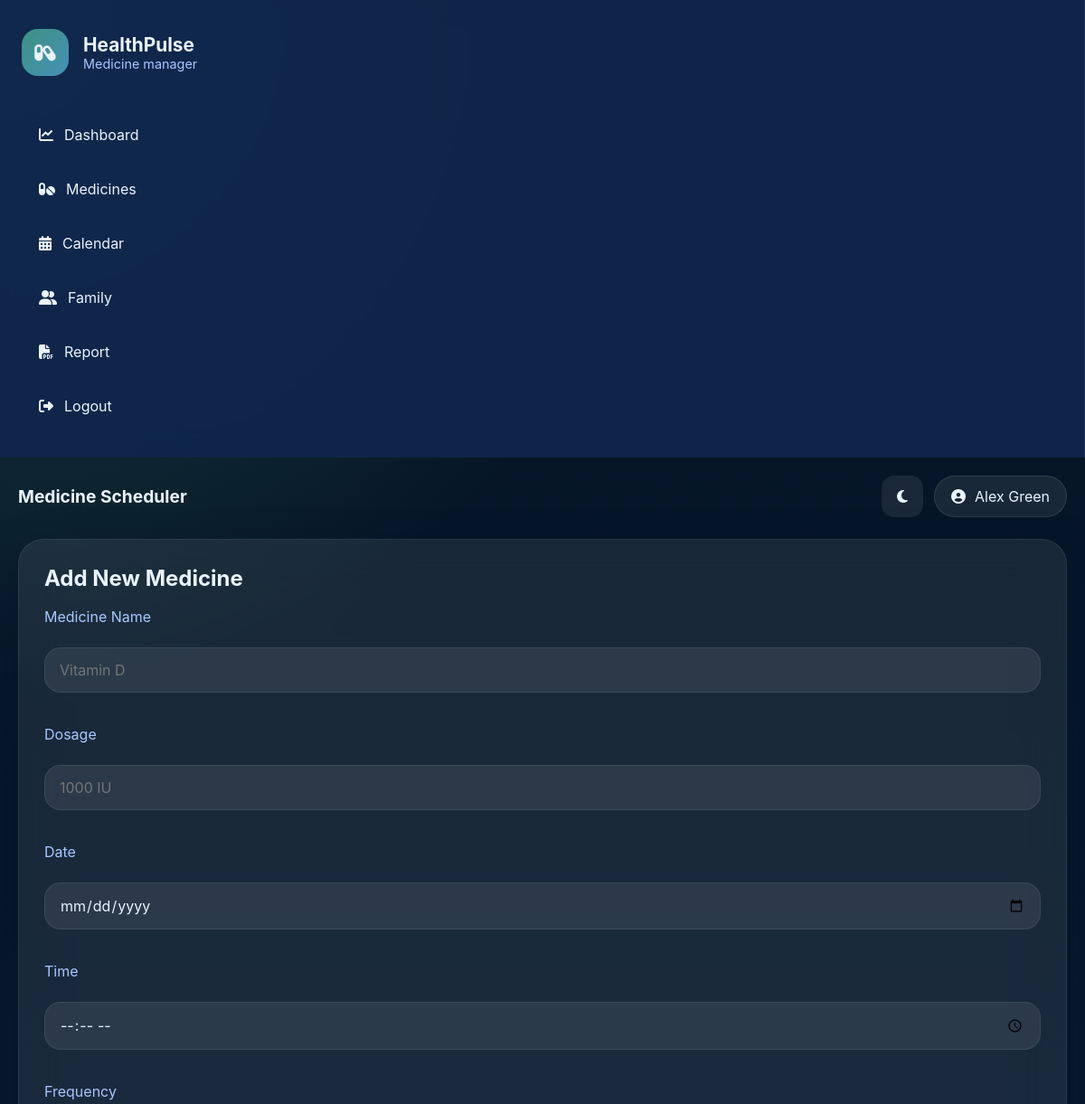
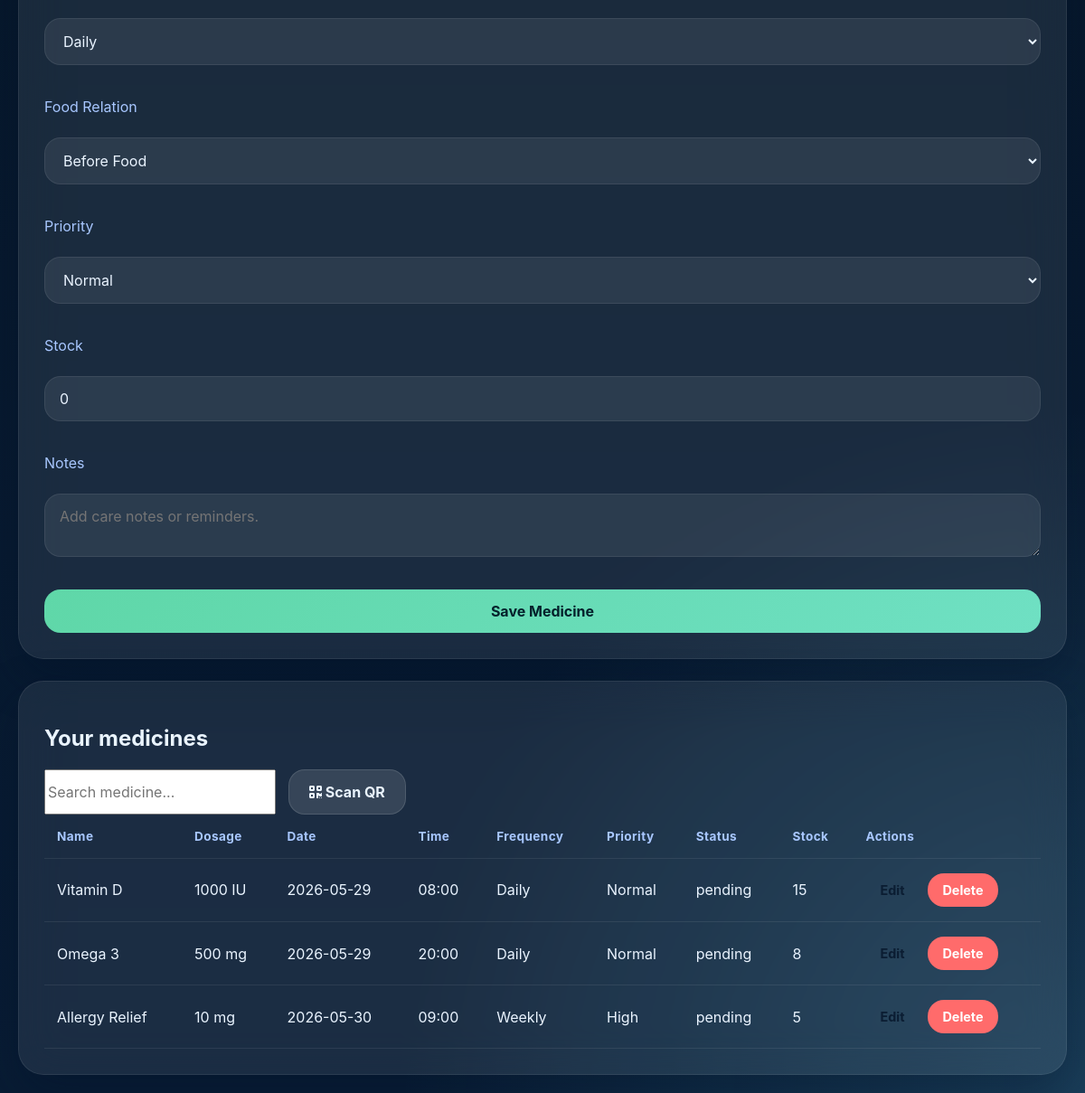
The app's page /medicines (signed in) with its own data (2 pictures, top to bottom).
### tables this page shows
CREATE TABLE users (
        id INTEGER PRIMARY KEY AUTOINCREMENT,
        name TEXT NOT NULL,
        email TEXT NOT NULL UNIQUE,
        password TEXT NOT NULL,
        created_at TEXT NOT NULL
    );

CREATE TABLE medicines (
        id INTEGER PRIMARY KEY AUTOINCREMENT,
        user_id INTEGER NOT NULL,
        name TEXT NOT NULL,
        dosage TEXT,
        date TEXT,
        time TEXT,
        frequency TEXT,
        food_relation TEXT,
        priority TEXT,
        notes TEXT,
        stock INTEGER DEFAULT 0,
        status TEXT DEFAULT 'pending',
        created_at TEXT NOT NULL,
        FOREIGN KEY(user_id) REFERENCES users(id)
    );

### app.py (the view)
    def wrapper(*args, **kwargs):
        if "user_id" not in session:
            return redirect(url_for("login"))
        return route(*args, **kwargs)

### app.py (called while the page is built, shortened)
def get_db_connection():
    conn = sqlite3.connect(DB_PATH)
    conn.row_factory = sqlite3.Row
    return conn

def current_user():
    if "user_id" not in session:
        return None
    conn = get_db_connection()
    user = conn.execute("SELECT * FROM users WHERE id = ?", (session["user_id"],)).fetchone()
    conn.close()
    return user

def login_required(route):
    def wrapper(*args, **kwargs):
        if "user_id" not in session:
            return redirect(url_for("login"))
        return route(*args, **kwargs)
    wrapper.__name__ = route.__name__
    return wrapper

@app.route("/medicines", methods=["GET", "POST"])
@login_required
def medicines():
    user = current_user()
    conn = get_db_connection()
    meds = conn.execute(
        "SELECT * FROM medicines WHERE user_id = ? ORDER BY date, time",
        (user["id"],),
    ).fetchall()
    conn.close()
    return render_template("medicines.html", user=user, medicines=meds)

### templates/medicines.html (shortened to what this page needs)
{% extends 'base.html' %}
{% block page_title %}Medicine Scheduler{% endblock %}
{% block content %}
<div class="page-actions">
  <div class="glass-card action-panel">
    <h2>Add New Medicine</h2>
    <form action="{{ url_for('medicines') }}" method="post" class="form-grid">
      <label>Medicine Name</label>
      <input type="text" name="name" placeholder="Vitamin D" required />
      <label>Dosage</label>
      <input type="text" name="dosage" placeholder="1000 IU" />
      <label>Date</label>
      <input type="date" name="date" required />
      <label>Time</label>
      <input type="time" name="time" required />
      <label>Frequency</label>
      <select name="frequency">
        <option>Daily</option>
      </select>
      <label>Food Relation</label>
      <select name="food_relation">
        <option>Before Food</option>
      </select>
      <label>Priority</label>
      <select name="priority">
        <option>Normal</option>
      </select>
      <label>Stock</label>
      <input type="number" name="stock" min="0" value="0" />
      <label>Notes</label>
      <textarea name="notes" placeholder="Add care notes or reminders."></textarea>
      <button type="submit" class="btn btn-primary">Save Medicine</button>
    </form>
  </div>
</div>
<div class="table-panel glass-card">
  <div class="table-header">
    <h2>Your medicines</h2>
    <div class="filter-actions">
      <input id="searchInput" type="search" placeholder="Search medicine..." oninput="filterMedicines()" />
      <button class="btn btn-secondary" onclick="scanQRCode()"><i class="fas fa-qrcode"></i> Scan QR</button>
    </div>
  </div>
  <div class="responsive-table">
    <table id="medicineTable">
      <thead>
        <tr>
          <th>Name</th>
          <th>Dosage</th>
          <th>Date</th>
          <th>Time</th>
          <th>Frequency</th>
          <th>Priority</th>
          <th>Status</th>
          <th>Stock</th>
          <th>Actions</th>
        </tr>
      </thead>
      <tbody>
        {% for med in medicines %}
        <tr>
          <td>{{ med.name }}</td>
          <td>{{ med.dosage }}</td>
          <td>{{ med.date }}</td>
          <td>{{ med.time }}</td>
          <td>{{ med.frequency }}</td>
          <td>{{ med.priority }}</td>
          <td>{{ med.status }}</td>
          <td>{{ med.stock }}</td>
          <td class="table-actions">
            <a class="btn btn-small btn-info" href="{{ url_for('edit_medicine', medicine_id=med.id) }}">Edit</a>
            <a class="btn btn-small btn-danger" href="{{ url_for('delete_medicine', medicine_id=med.id) }}">Delete</a>
          </td>
        </tr>
        {% endfor %}
      </tbody>
    </table>
  </div>
</div>
{% endblock %}

### templates/base.html (shortened to what this page needs)
<!DOCTYPE html>
<html lang="en">
  <head>
    <link rel="stylesheet" href="https://cdnjs.cloudflare.com/ajax/libs/font-awesome/6.5.1/css/all.min.css" />
    <link rel="stylesheet" href="/static/css/styles.css" />
  </head>
  <body class="page-body">
    <div class="app-shell">
      <aside class="sidebar">
        <div class="brand">
          <div class="brand-icon"><i class="fas fa-capsules"></i></div>
          <div>
            <h1>HealthPulse</h1>
            <p>Medicine manager</p>
          </div>
        </div>
        <nav class="nav-menu">
          {% if session.user_id %}
          <a href="{{ url_for('dashboard') }}" class="nav-link"><i class="fas fa-chart-line"></i>Dashboard</a>
          <a href="{{ url_for('medicines') }}" class="nav-link"><i class="fas fa-pills"></i>Medicines</a>
          <a href="{{ url_for('calendar_view') }}" class="nav-link"><i class="fas fa-calendar-alt"></i>Calendar</a>
          <a href="{{ url_for('family') }}" class="nav-link"><i class="fas fa-user-friends"></i>Family</a>
          <a href="{{ url_for('report') }}" class="nav-link"><i class="fas fa-file-pdf"></i>Report</a>
          <a href="{{ url_for('logout') }}" class="nav-link"><i class="fas fa-sign-out-alt"></i>Logout</a>
          {% else %}
          <a href="{{ url_for('login') }}" class="nav-link"><i class="fas fa-sign-in-alt"></i>Login</a>
          <a href="{{ url_for('signup') }}" class="nav-link"><i class="fas fa-user-plus"></i>Sign Up</a>
          {% endif %}
        </nav>
      </aside>
      <main class="main-panel">
        <header class="topbar">
          <div class="page-title">{% block page_title %}Dashboard{% endblock %}</div>
          <div class="topbar-actions">
            <button class="btn-icon" id="themeToggle" onclick="toggleTheme()" title="Toggle dark mode">
              <i class="fas fa-moon"></i>
            </button>
            {% if session.user_id %}
            <div class="profile-chip">
              <i class="fas fa-user-circle"></i>
              <span>{{ session.user_name }}</span>
            </div>
            {% endif %}
          </div>
        </header>
        <section class="page-content">
          {% block content %}{% endblock %}
        </section>
      </main>
    </div>
  </body>
</html>

### static/css/styles.css (style rules this page uses)
:root { --bg: #081c34; --surface: rgba(255, 255, 255, 0.12); --surface-strong: rgba(255, 255, 255, 0.18); --border: rgba(255, 255, 255, 0.14); --text: #eaf4ff; --muted: #a8c7ff; --primary: #5fd7a8; --primary-dark: #29a17c; --accent: #68d6ff; --danger: #ff6b6b; --shadow: 0 20px 50px rgba(2, 17, 41, 0.35); font-family: "Inter", "Segoe UI", sans-serif; }
* { box-sizing: border-box; }
html, body { margin: 0; min-height: 100%; background: radial-gradient(circle at top left, rgba(95, 215, 168, 0.25), transparent 28%), radial-gradient(circle at bottom right, rgba(104, 214, 255, 0.18), transparent 28%), linear-gradient(180deg, #051424 0%, #081c34 100%); color: var(--text); font-family: var(--font-family); }
button, input, select, textarea { font: inherit; }
button { cursor: pointer; }
a { color: inherit; text-decoration: none; }
.app-shell { display: grid; grid-template-columns: 280px 1fr; min-height: 100vh; }
.sidebar { background: rgba(16, 39, 76, 0.92); border-right: 1px solid rgba(255, 255, 255, 0.08); padding: 32px 24px; backdrop-filter: blur(18px); }
.brand { display: flex; align-items: center; gap: 16px; margin-bottom: 40px; }
.brand-icon { width: 52px; height: 52px; border-radius: 18px; background: linear-gradient(135deg, rgba(95, 215, 168, 0.6), rgba(104, 214, 255, 0.6)); display: grid; place-items: center; font-size: 1.3rem; }
.brand h1, .brand p { margin: 0; }
.brand h1 { font-size: 1.3rem; }
.brand p { color: var(--muted); font-size: 0.9rem; }
.nav-menu { display: grid; gap: 10px; }
.nav-link { display: flex; align-items: center; gap: 12px; padding: 14px 18px; border-radius: 18px; color: var(--text); border: 1px solid transparent; transition: background 0.25s ease, border-color 0.25s ease; }
.main-panel { padding: 24px 32px; }
.topbar { display: flex; justify-content: space-between; align-items: center; gap: 12px; margin-bottom: 24px; }
.page-title { font-size: 1.2rem; font-weight: 700; }
.topbar-actions { display: flex; align-items: center; gap: 12px; }
.btn-icon { border: none; background: rgba(255, 255, 255, 0.08); color: var(--text); width: 46px; height: 46px; border-radius: 14px; }
.profile-chip { display: inline-flex; align-items: center; gap: 10px; border-radius: 999px; padding: 12px 18px; background: rgba(255, 255, 255, 0.08); border: 1px solid rgba(255, 255, 255, 0.1); }
.page-content { display: grid; gap: 24px; }
.glass-card { background: rgba(255, 255, 255, 0.08); border: 1px solid rgba(255, 255, 255, 0.08); border-radius: 28px; box-shadow: var(--shadow); backdrop-filter: blur(24px); padding: 28px; }
.btn, .button, .btn-small { border: none; border-radius: 18px; padding: 14px 22px; color: #0b1d32; font-weight: 700; transition: transform 0.2s ease, background 0.2s ease; }
.btn-primary { background: linear-gradient(135deg, var(--primary), #6fe0c3); color: #04212b; }
.btn-secondary { background: rgba(255, 255, 255, 0.12); color: var(--text); border: 1px solid rgba(255, 255, 255, 0.12); }
.btn-danger { background: var(--danger); color: #fff; }
.btn-small { padding: 10px 16px; font-size: 0.9rem; }
.auth-grid, .page-actions { display: grid; place-items: center; }
.auth-panel, .action-panel, .table-panel, .edit-panel, .family-form-panel, .family-list-panel, .report-panel, .calendar-overview { width: 100%; }
.auth-panel h2, .action-panel h2, .report-panel h2, .edit-panel h2, .family-form-panel h2, .calendar-overview h2 { margin: 0 0 18px; }
.auth-form label, .form-grid label { display: block; margin-bottom: 8px; color: var(--muted); }
.auth-form input, .auth-form textarea, .form-grid input, .form-grid textarea, .form-grid select { width: 100%; border: 1px solid rgba(255, 255, 255, 0.08); background: rgba(255, 255, 255, 0.08); border-radius: 18px; color: var(--text); padding: 14px 16px; margin-bottom: 20px; }
.form-grid { display: grid; gap: 16px; }
.report-actions, .hero-actions, .filter-actions { display: flex; gap: 14px; flex-wrap: wrap; }
.responsive-table { overflow-x: auto; }
table { width: 100%; border-collapse: collapse; min-width: 960px; }
th, td { padding: 16px 14px; text-align: left; border-bottom: 1px solid rgba(255, 255, 255, 0.08); }
th { color: var(--muted); font-size: 0.85rem; letter-spacing: 0.03em; }
.table-actions { display: flex; flex-wrap: wrap; gap: 10px; }
@media (max-width: 1200px) { .app-shell { grid-template-columns: 1fr; } }
@media (max-width: 1200px) { .main-panel { padding: 20px; } }

### records on screen
users: user_name "Alex Green"
medicines: name "Vitamin D", dosage "1000 IU", date "2026-05-29", time "08:00", frequency "Daily", priority "Normal", status "pending", stock "15"
medicines: name "Omega 3", dosage "500 mg", date "2026-05-29", time "20:00", frequency "Daily", priority "Normal", status "pending", stock "8"
medicines: name "Allergy Relief", dosage "10 mg", date "2026-05-30", time "09:00", frequency "Weekly", priority "High", status "pending", stock "5"
